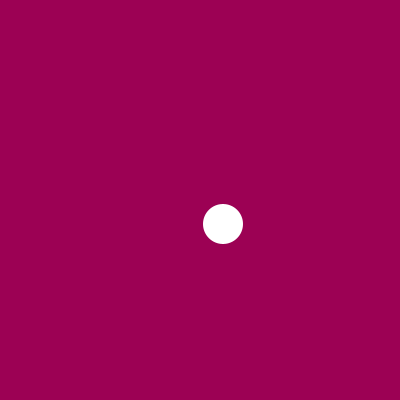
Frame 1 (no input)
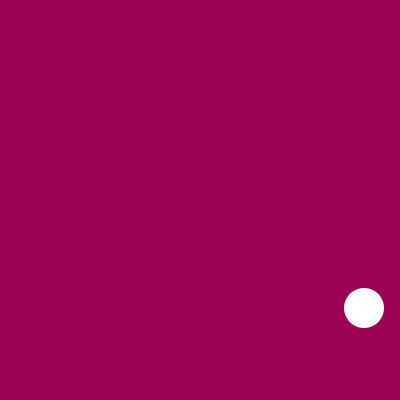
Frame 60 (the mouse pressed at the canvas centre just before this capture)
Frame 120 (the mouse held since frame 60 and released just before this capture): identical to frame 60, image omitted

The Processing sketch that drew these frames (run headless with seeded random() and noise(); from frame 60 on, the mouse is pressed at the canvas centre):

// Processing sketch: processing_33063
// ── processing_33063.pde

int size = 40;       
float xpos, ypos;        

float xspeed = 3;  
float yspeed = 4;  

int xdirection = 1;  
int ydirection = 1;  


void setup() 
{
  size(400, 400);
  noStroke();
  frameRate(40);
  smooth();
  xpos = width/2;
  ypos = height/2;
}

void draw() 
{
  background(156, 1, 84);
  xpos = xpos + ( xspeed * xdirection );
  ypos = ypos + ( yspeed * ydirection );
  
  if (xpos > width-size || xpos < 0) {
    xdirection *= -1;
  }
  if (ypos > height-size || ypos < 0) {
    ydirection *= -1;
  }

 if (dist(xpos, ypos, mouseX, mouseY) <= width/2) {
    ydirection *= -1;
  }
   if (dist(xpos, ypos, mouseX, mouseY) <= height/2) {
    xdirection *= -1;
   }


  // Draw the shape
  ellipse(xpos+size/2, ypos+size/2, size, size);
}
